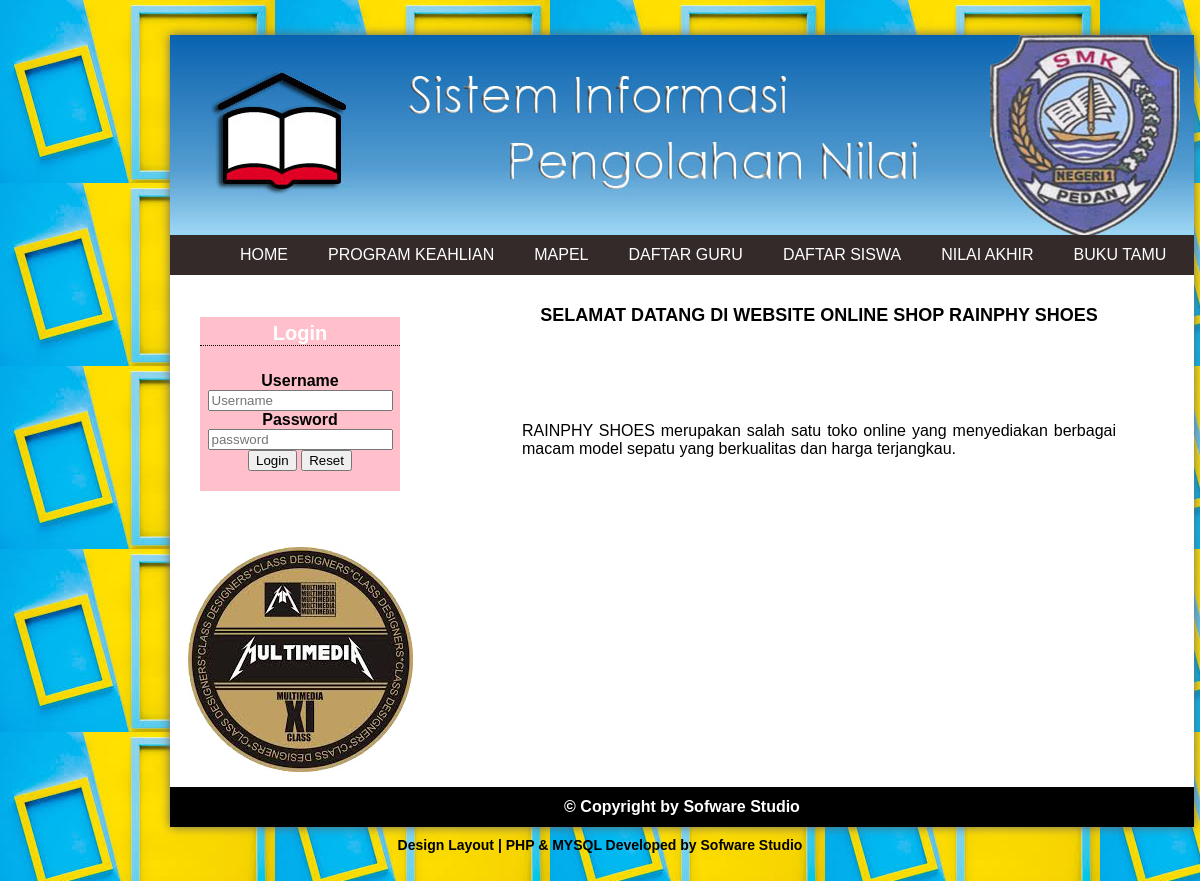
The page / on the database its author committed.
### tables this page shows
CREATE TABLE IF NOT EXISTS `home` (
  `id` int(10) NOT NULL,
  `judul` varchar(100) NOT NULL,
  `isi` varchar(600) NOT NULL
);

### depan/welcome.php (the view, shortened to what this page needs)
<?php
$query_mysql = mysql_query("SELECT * FROM home")or die(mysql_error());
While($data = mysql_fetch_array($query_mysql)){
?>
<h2><center><?php echo $data['judul'];?></center></h2>
<table width="600" height="350" border="0" align="center">
  <tr align="justify">
   <td><?php echo $data['isi'];?></td>
   <tr width="250" height="150"></tr>
 </tr>
</table>
<?php }
?>

### style/style.css (style rules this page uses)
body { background:url(../images/1.jpg); font-family:Tahoma, Geneva, sans-serif; margin:15px 150px; padding:20px; }
h2 { font-size:18px; }

### rows shown on the page
home: judul "SELAMAT DATANG DI WEBSITE ONLINE SHOP RAINPHY SHOES", isi "RAINPHY SHOES merupakan salah satu toko online yang menyediakan berbagai macam model sepatu yang berkualitas dan harga terjangkau."
